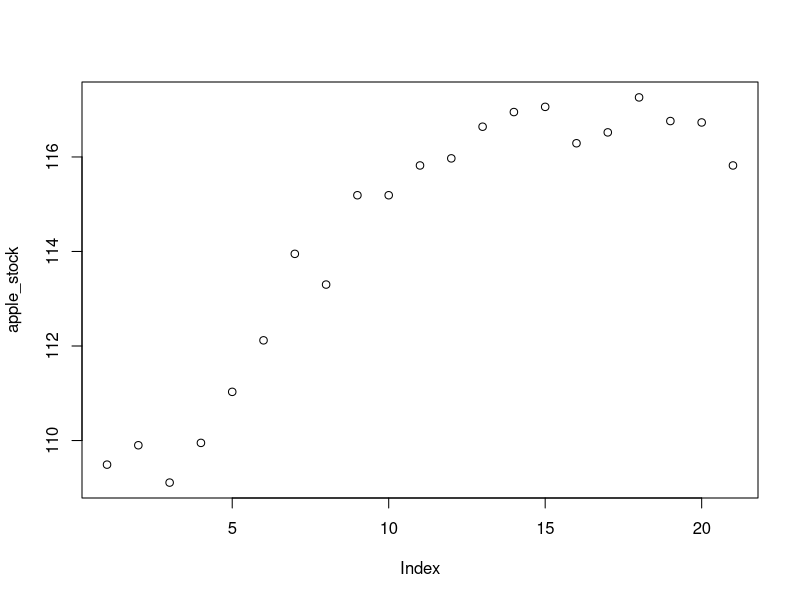
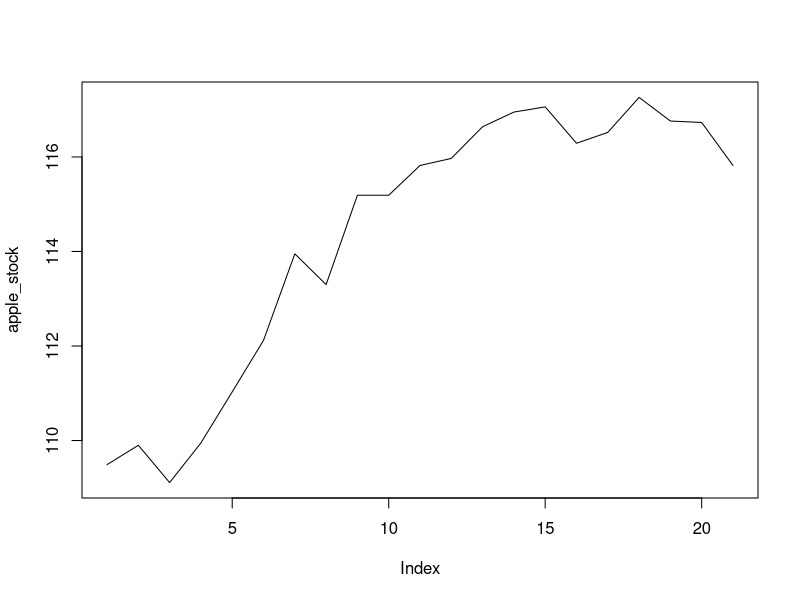

Recreate these plots in R, in order.

combine_example <- function() {
    # a vector can only be constructed using one data type

    ibm_stock <- c(159.82, 160.02, 159.84)
    is.vector(ibm_stock)
    finance <- c("stocks", "bonds", "investments")
    logic <- c(TRUE, FALSE, TRUE)

}

coerce_it <- function() {
    # lower ranking types will be coerced into higher ranking ones
    # logical < integer < numeric < character
    a <- c(1L, "I am a character")
    b <- c(TRUE, "Hello")
    c <- c(FALSE, 2)
    print(a)
    print(b)
    print(c)
}

names <- function() {
    ret <- c(5, 2, 3, 7, 8, 3, 5, 9, 1, 4, 6, 3)
    months <- c("Jan", "Feb", "Mar", "Apr", "May", "Jun", "Jul", "Aug", "Sep", "Oct", "Nov", "Dec")

    names(ret) <- months
    print(ret)
}

plotting <- function() {
    apple_stock <- c(109.49, 109.90, 109.11, 109.95, 111.03, 112.12, 113.95, 113.30, 115.19, 115.19, 115.82, 115.97, 116.64, 116.95, 117.06, 116.29, 116.52, 117.26, 116.76, 116.73, 115.82)

    # passing a vector to the parameter function will add the vector's value to the y-axis
    plot(apple_stock)
    plot(apple_stock, type = "l")
}


#combine_example()
#coerce_it()
#names()
plotting()

